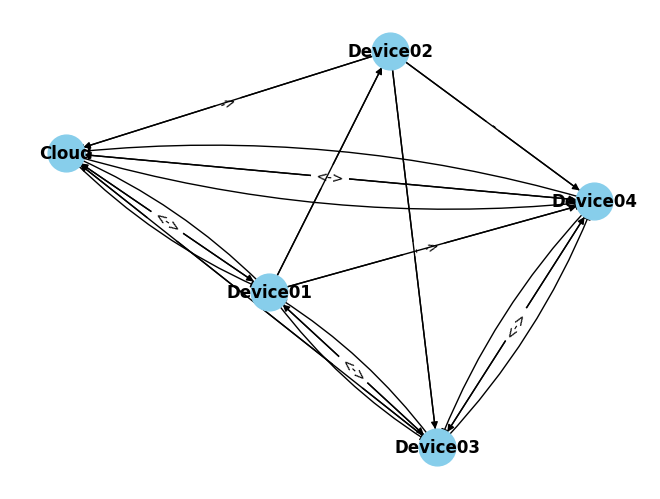

Source code (Python):
import networkx as nx
import matplotlib.pyplot as plt
import random

# Create a directed graph
G = nx.DiGraph()

# Add devices
devices = ["Device01", "Device02", "Device03", "Device04", "Cloud"]
G.add_nodes_from(devices)

# Define connection modes
connection_modes = ["uni", "bi", "none"]

# Randomly generate connections
connections = []
for i in range(len(devices)):
    for j in range(i + 1, len(devices)):
        connection_mode = random.choice(connection_modes)
        connections.append((devices[i], devices[j], connection_mode))

"""
# Define connections (edges) and their direction (uni-directional/ bi-directional)
connections = [("Device01", "Device02", 'bi'),
               ("Device02", "Device03", 'none'),
               ("Device03", "Cloud", 'uni'),
               ("Device01", "Cloud", 'bi')]
"""

for edge in connections:
    if edge[2] == 'uni':
        G.add_edge(edge[0], edge[1], direction='->')
    elif edge[2] == 'bi':
        G.add_edge(edge[0], edge[1], direction='<->')
        G.add_edge(edge[1], edge[0], direction='<->')
    elif edge[2] == 'none':
        G.add_edge(edge[0], edge[1], direction='-')

# Define positions for the nodes (optional, for better visualization)
pos = nx.spring_layout(G)

# Draw nodes and edges
nx.draw(G, pos, with_labels=True, font_weight='bold', node_size=700, node_color="skyblue", font_color="black")

# Add edge labels for direction
edge_labels = {(edge[0], edge[1]): f"{G[edge[0]][edge[1]]['direction']}" for edge in G.edges()}
nx.draw_networkx_edge_labels(G, pos, edge_labels=edge_labels)

# Draw edges with different arrow styles
for edge in G.edges():
    direction = G[edge[0]][edge[1]]['direction']
    if direction == '->':
        nx.draw_networkx_edges(G, pos, edgelist=[edge], edge_color='black', arrows=True)
    elif direction == '<->':
        nx.draw_networkx_edges(G, pos, edgelist=[edge], edge_color='black', arrows=True, connectionstyle="arc3,rad=0.1")
    elif direction == '-':
        nx.draw_networkx_edges(G, pos, edgelist=[edge], edge_color='black', arrows=False)

plt.show()


# ref: 
# https://stackoverflow.com/questions/60067022/multidigraph-edges-from-networkx-draw-with-connectionstyle
# https://matplotlib.org/stable/api/_as_gen/matplotlib.patches.ArrowStyle.html
